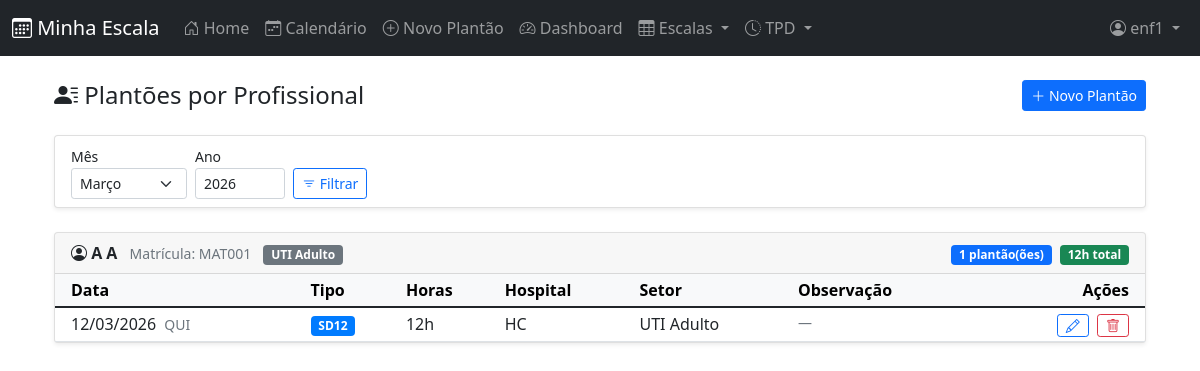
Page /plantoes-por-profissional/ (signed in) on the earlier database version.
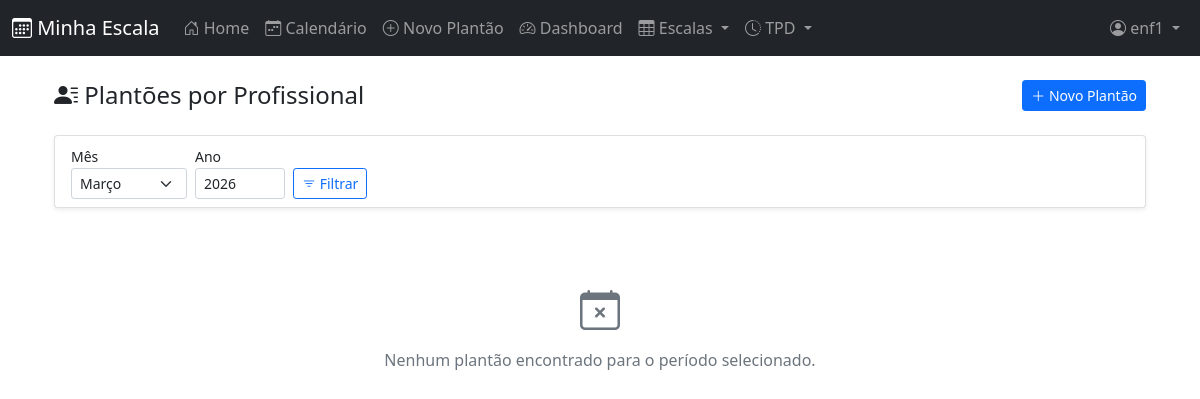
Same page on the later database version.
### cal/models.py (models this page shows, shortened)
class Matricula(models.Model):
    user = models.OneToOneField(
        User,
        on_delete=models.CASCADE,
        related_name="matricula",
        null=True,
        blank=True
    )
    perfil = models.ForeignKey(PerfilUsuario, on_delete=models.SET_NULL, null=True, blank=True, related_name='matriculas_vinculadas')
    nome_completo = models.CharField(max_length=200)
    nome_exibicao = models.CharField(max_length=50, verbose_name="Nome de Exibição", default="")
    matricula = models.CharField(max_length=30, unique=True)
    coren = models.CharField(max_length=30, blank=True, null=True)
    hospital = models.ForeignKey(
        Hospital,
        on_delete=models.PROTECT,
        related_name="profissionais"
    )
    setor = models.ForeignKey(
        Setor,
        on_delete=models.PROTECT,
        related_name="profissionais",
        null=True,
        blank=True
    )
    especialidade = models.ForeignKey(
        Especialidade,
        on_delete=models.SET_NULL,
        related_name="profissionais",
        null=True,
        blank=True
    )
    carga_horaria_semanal = models.PositiveIntegerField(default=40)
    ativo = models.BooleanField(default=True)
    class Meta:
        ordering = ["nome_exibicao"]

class EventoEscala(models.Model):
    data = models.DateField()
    profissional = models.ForeignKey(
        Matricula,
        on_delete=models.CASCADE,
        related_name="eventos"
    )
    tipo = models.ForeignKey(
        TipoEvento,
        on_delete=models.CASCADE
    )
    hospital = models.ForeignKey(
        Hospital,
        on_delete=models.PROTECT
    )
    setor = models.ForeignKey(
        Setor,
        on_delete=models.PROTECT
    )
    criado_por = models.ForeignKey(
        User,
        on_delete=models.PROTECT,
        related_name="eventos_criados"
    )
    observacao = models.TextField(blank=True, null=True)
    criado_em = models.DateTimeField(auto_now_add=True)

class TipoEvento(models.Model):
    CORES_CHOICES = [
        ('#007bff', 'Azul'),
        ('#6610f2', 'Roxo'),
        ('#6f42c1', 'Lilás'),
        ('#e83e8c', 'Rosa'),
        ('#dc3545', 'Vermelho'),
        ('#fd7e14', 'Laranja'),
        ('#ffc107', 'Amarelo'),
        ('#28a745', 'Verde'),
        ('#20c997', 'Turquesa'),
        ('#17a2b8', 'Ciano'),
        ('#6c757d', 'Cinza'),
        ('#343a40', 'Preto'),
    ]
    tipo_base = models.ForeignKey(Tipo, on_delete=models.CASCADE, related_name="eventos", verbose_name="Tipo Base", null=True, blank=True)
    codigo = models.CharField(max_length=10, verbose_name="Código")
    descricao = models.CharField(max_length=50, verbose_name="Descrição")
    horas = models.PositiveIntegerField(verbose_name="Carga Horária (Horas)")
    cor = models.CharField(max_length=20, choices=CORES_CHOICES, default='#007bff', verbose_name="Cor")
    class Meta:
        verbose_name = "Tipo de Evento"
        verbose_name_plural = "Tipos de Evento"
        unique_together = ("codigo", "descricao")

### core/models.py (models this page shows, shortened)
class Setor(models.Model):
    nome = models.CharField(max_length=100)
    hospital = models.ForeignKey(
        Hospital,
        on_delete=models.CASCADE,
        related_name="setores"
    )
    class Meta:
        unique_together = ("nome", "hospital")

class Hospital(models.Model):
    nome = models.CharField(max_length=150, unique=True)
    sigla = models.CharField(max_length=20, blank=True, null=True)

### cal/views/views_cal.py (the view)
# urls.py: path('plantoes-por-profissional/', views_cal.plantoes_por_profissional, name='plantoes_por_profissional'),
@login_required
def plantoes_por_profissional(request):
    from ..models import Matricula
    user = request.user
    matricula_usuario = get_matricula(user)
    if is_admin(user):
        profissionais = Matricula.objects.filter(ativo=True).order_by('nome_completo')
    elif matricula_usuario:
        profissionais = Matricula.objects.filter(
            hospital=matricula_usuario.hospital,
            setor=matricula_usuario.setor,
            ativo=True
        ).order_by('nome_completo')
    else:
        profissionais = Matricula.objects.none()
    from datetime import datetime
    hoje = datetime.today()
    mes = int(request.GET.get('mes', hoje.month))
    ano = int(request.GET.get('ano', hoje.year))
    from datetime import date
    from calendar import monthrange
    primeiro_dia = date(ano, mes, 1)
    ultimo_dia = date(ano, mes, monthrange(ano, mes)[1])
    dados = []
    for prof in profissionais:
        eventos = EventoEscala.objects.filter(
            profissional=prof,
            data__range=[primeiro_dia, ultimo_dia]
        ).select_related('tipo').order_by('data')
        if eventos.exists():
            dados.append({
                'profissional': prof,
                'eventos': eventos,
                'total_horas': sum(e.tipo.horas for e in eventos if e.tipo),
                'total_plantoes': eventos.count(),
            })
    meses = [
        (1,'Janeiro'),(2,'Fevereiro'),(3,'Março'),(4,'Abril'),
        (5,'Maio'),(6,'Junho'),(7,'Julho'),(8,'Agosto'),
        (9,'Setembro'),(10,'Outubro'),(11,'Novembro'),(12,'Dezembro'),
    ]
    tipos_plantao = TipoEvento.objects.all()
    return render(request, 'cal/plantoes_por_profissional.html', {
        'dados': dados,
        'mes': mes,
        'tipos_plantao': tipos_plantao,
        'ano': ano,
        'meses': meses,
    })

### cal/permissions.py (called while the page is built)
def get_perfil(user):
    return getattr(user, 'cal_perfil', None)

def get_matricula(user):
    return getattr(user, 'matricula', None)

def is_admin(user):
    perfil = get_perfil(user)
    return user.is_staff or (perfil is not None and perfil.tipo == 'ADMIN')

### templates/cal/plantoes_por_profissional.html (shortened to what the changed rows need)
{% extends 'base.html' %}
{% load static %}
{% block content %}
<div class="container-fluid mt-4">
    {% if dados %}
        {% for item in dados %}
        <div class="card shadow-sm mb-3">
            <div class="card-header d-flex justify-content-between align-items-center py-2">
                <div>
                    <strong><i class="bi bi-person-circle"></i> {{ item.profissional.nome_completo }}</strong>
                    <span class="text-muted ms-2 small">Matrícula: {{ item.profissional.matricula }}</span>
                    {% if item.profissional.setor %}
                        <span class="badge bg-secondary ms-2">{{ item.profissional.setor.nome }}</span>
                    {% endif %}
                </div>
                <div class="text-end">
                    <span class="badge bg-primary">{{ item.total_plantoes }} plantão(ões)</span>
                    <span class="badge bg-success ms-1">{{ item.total_horas }}h total</span>
                </div>
            </div>
            <div class="card-body p-0">
                <div class="table-responsive">
                    <table class="table table-sm table-hover mb-0">
                        <thead class="table-light">
                            <tr>
                                <th class="ps-3">Data</th>
                                <th>Tipo</th>
                                <th>Horas</th>
                                <th>Hospital</th>
                                <th>Setor</th>
                                <th>Observação</th>
                                <th class="text-end pe-3">Ações</th>
                            </tr>
                        </thead>
                        <tbody>
                            {% for evento in item.eventos %}
                            <tr>
                                <td class="ps-3">
                                    <span class="fw-semibold">{{ evento.data|date:"d/m/Y" }}</span>
                                    <small class="text-muted ms-1">{{ evento.data|date:"D"|upper }}</small>
                                </td>
                                <td>
                                    {% if evento.tipo %}
                                        <span class="badge" style="background-color: {{ evento.tipo.cor }};">
                                            {{ evento.tipo.codigo }}
                                        </span>
                                    {% else %}
                                        <span class="text-muted">—</span>
                                    {% endif %}
                                </td>
                                <td>{{ evento.tipo.horas|default:"—" }}h</td>
                                <td>{{ evento.hospital.sigla|default:evento.hospital.nome|default:"—" }}</td>
                                <td>{{ evento.setor.nome|default:"—" }}</td>
                                <td class="text-muted small">{{ evento.observacao|default:"—" }}</td>
                                <td class="text-end pe-3">
                                    <button type="button"
                                        class="btn btn-outline-primary btn-sm py-0 px-2"
                                        onclick="abrirModalEditar(
                                            {{ evento.pk }},
                                            {{ evento.profissional.pk }},
                                            '{{ evento.profissional.nome_completo|escapejs }}',
                                            '{{ evento.data|date:"Y-m-d" }}',
                                            {{ evento.tipo.pk|default:'null' }},
                                            '{{ evento.observacao|escapejs }}'
                                        )"
                                        title="Editar">
                                        <i class="bi bi-pencil"></i>
                                    </button>
                                    <button type="button"
                                        class="btn btn-outline-danger btn-sm py-0 px-2 ms-1"
                                        onclick="abrirModalDeletar(
                                            {{ evento.pk }},
                                            '{{ evento.profissional.nome_completo|escapejs }}',
                                            '{{ evento.data|date:"d/m/Y" }}',
                                            '{{ evento.tipo.codigo|default:""|escapejs }}'
                                        )"
                                        title="Excluir">
                                        <i class="bi bi-trash"></i>
                                    </button>
                                </td>
                            </tr>
                            {% endfor %}
                        </tbody>
                    </table>
                </div>
            </div>
        </div>
        {% endfor %}
    {% else %}
        <div class="text-center text-muted py-5">
            <i class="bi bi-calendar-x fs-1"></i>
            <p class="mt-2">Nenhum plantão encontrado para o período selecionado.</p>
        </div>
    {% endif %}
</div>
{% endblock %}

Differences in the rows shown:
no longer on this page (row unchanged): Matricula: profissional.nome_completo "A A", profissional.matricula "MAT001", profissional.setor.nome "UTI Adulto", total_plantoes "1", total_horas "12"
removed EventoEscala: data "12/03/2026", data "QUI", tipo.codigo "SD12", tipo.horas "12", hospital.sigla "HC", setor.nome "UTI Adulto", observacao "—"
Other differences:
text now shown: "Nenhum plantão encontrado para o período selecionado."
